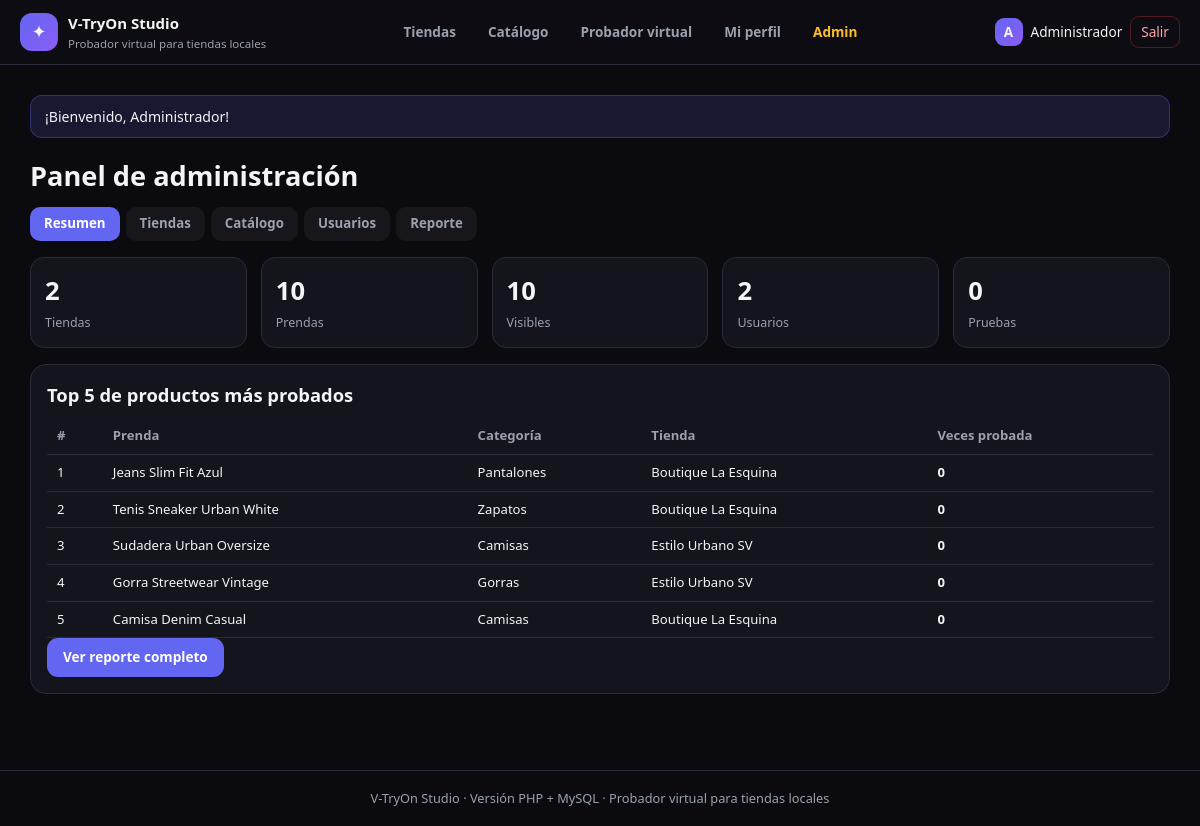
The app's page /php/admin/index.php (signed in) with its own data.
### tables this page shows
CREATE TABLE ajustes (
  id                   TINYINT UNSIGNED PRIMARY KEY DEFAULT 1,
  nombre_sitio         VARCHAR(80)  NOT NULL,
  eslogan              VARCHAR(160),
  permitir_registro    BOOLEAN NOT NULL DEFAULT TRUE,
  mostrar_precios      BOOLEAN NOT NULL DEFAULT TRUE,
  ajuste_auto_defecto  BOOLEAN NOT NULL DEFAULT TRUE,
  quitar_fondo_defecto BOOLEAN NOT NULL DEFAULT TRUE,
  fecha_actualizacion  DATETIME NOT NULL DEFAULT CURRENT_TIMESTAMP ON UPDATE CURRENT_TIMESTAMP,
  CONSTRAINT chk_ajustes_unica CHECK (id = 1)
);

CREATE TABLE prendas (
  id                  INT UNSIGNED AUTO_INCREMENT PRIMARY KEY,
  tienda_id           INT UNSIGNED NULL,
  nombre              VARCHAR(120) NOT NULL,
  categoria_id        TINYINT UNSIGNED NOT NULL,
  color               VARCHAR(40)  NOT NULL DEFAULT 'Varios',
  precio              DECIMAL(8,2) NOT NULL DEFAULT 0.00,
  tallas              VARCHAR(40)  NULL,
  existencias         INT UNSIGNED NOT NULL DEFAULT 0,
  imagen              VARCHAR(255) NOT NULL,         
  activa              BOOLEAN      NOT NULL DEFAULT TRUE,
  creado_por          INT UNSIGNED NULL,
  fecha_creacion      DATETIME NOT NULL DEFAULT CURRENT_TIMESTAMP,
  fecha_actualizacion DATETIME NOT NULL DEFAULT CURRENT_TIMESTAMP ON UPDATE CURRENT_TIMESTAMP,
  CONSTRAINT fk_prendas_tienda    FOREIGN KEY (tienda_id)    REFERENCES tiendas(id)   ON DELETE SET NULL,
  CONSTRAINT fk_prendas_categoria FOREIGN KEY (categoria_id) REFERENCES categorias(id),
  CONSTRAINT fk_prendas_creador   FOREIGN KEY (creado_por)   REFERENCES usuarios(id)  ON DELETE SET NULL,
  CONSTRAINT chk_prendas_precio   CHECK (precio >= 0)
);

### php/includes/config.php (called while the page is built, shortened)
<?php
function db(): PDO
{
    static $pdo = null;
    if ($pdo === null) {
        $dsn = 'mysql:host=' . DB_HOST . ';dbname=' . DB_NOMBRE . ';charset=utf8mb4';
        try {
            $pdo = new PDO($dsn, DB_USUARIO, DB_CLAVE, [
                PDO::ATTR_ERRMODE => PDO::ERRMODE_EXCEPTION,
                PDO::ATTR_DEFAULT_FETCH_MODE => PDO::FETCH_ASSOC,
                PDO::ATTR_EMULATE_PREPARES => false,
            ]);
        } catch (PDOException $e) {
            die('<p style="font-family:sans-serif;padding:20px">No se pudo conectar con MySQL. '
                . 'Revisa que XAMPP esté encendido y que hayas importado <b>database/vtryon_db.sql</b>.<br><br>'
                . 'Detalle: ' . htmlspecialchars($e->getMessage()) . '</p>');
        }
    }
    return $pdo;
}
function e(?string $texto): string
{
    return htmlspecialchars((string) $texto, ENT_QUOTES, 'UTF-8');
}
function usuarioActual(): ?array
{
    return $_SESSION['usuario'] ?? null;
}
function esAdmin(): bool
{
    $u = usuarioActual();
    return $u !== null && (int) $u['rol_id'] === 1;
}
function urlBase(): string
{
    $enAdmin = str_contains(str_replace('\\', '/', $_SERVER['SCRIPT_NAME'] ?? ''), '/admin/');
    return $enAdmin ? '../' : '';
}
function ajustes(): array
{
    static $cache = null;
    if ($cache === null) {
        $cache = db()->query('SELECT * FROM ajustes WHERE id = 1')->fetch() ?: [
            'nombre_sitio' => 'V-TryOn Studio',
            'eslogan' => 'Probador virtual para tiendas locales',
            'permitir_registro' => 1,
            'mostrar_precios' => 1,
            'ajuste_auto_defecto' => 1,
            'quitar_fondo_defecto' => 1,
        ];
    }
    return $cache;
}
function mensaje(string $texto = null): ?string
{
    $m = $_SESSION['mensaje'] ?? null;
    return $m;
}

### php/admin/index.php (the view, shortened to what this page needs)
<?php
require_once __DIR__ . '/../includes/config.php';
$r = db()->query('SELECT * FROM vista_resumen_admin')->fetch();
$top = db()->query('SELECT * FROM vista_mas_probadas LIMIT 5')->fetchAll();
require_once __DIR__ . '/../includes/header.php';
?>
<h1>Panel de administración</h1>
<nav class="sub-menu">
  <a class="activo" href="index.php">Resumen</a>
  <a href="tiendas.php">Tiendas</a>
  <a href="prendas.php">Catálogo</a>
  <a href="usuarios.php">Usuarios</a>
  <a href="reporte.php">Reporte</a>
</nav>
<div class="rejilla metricas">
  <div class="metrica"><strong><?= (int) $r['total_tiendas'] ?></strong><span>Tiendas</span></div>
  <div class="metrica"><strong><?= (int) $r['total_prendas'] ?></strong><span>Prendas</span></div>
  <div class="metrica"><strong><?= (int) $r['prendas_visibles'] ?></strong><span>Visibles</span></div>
  <div class="metrica"><strong><?= (int) $r['total_usuarios'] ?></strong><span>Usuarios</span></div>
  <div class="metrica"><strong><?= (int) $r['total_pruebas'] ?></strong><span>Pruebas</span></div>
</div>
<section class="panel">
  <h2>Top 5 de productos más probados</h2>
  <table class="tabla">
    <tr><th>#</th><th>Prenda</th><th>Categoría</th><th>Tienda</th><th>Veces probada</th></tr>
    <?php foreach ($top as $i => $t): ?>
      <tr><td><?= $i + 1 ?></td><td><?= e($t['nombre']) ?></td><td><?= e($t['categoria']) ?></td><td><?= e($t['tienda']) ?></td><td><strong><?= (int) $t['veces_probada'] ?></strong></td></tr>
    <?php endforeach; ?>
  </table>
  <a class="btn" href="reporte.php">Ver reporte completo</a>
</section>
<?php require_once __DIR__ . '/../includes/footer.php'; ?>

### php/includes/header.php (shortened to what this page needs)
<?php
require_once __DIR__ . '/config.php';
$cfg = ajustes();
$u = usuarioActual();
$base = urlBase();
?>
<!DOCTYPE html>
<html lang="es">
<head>
<link rel="stylesheet" href="<?= $base ?>assets/estilo.css">
</head>
<body>
<header class="barra">
  <a class="marca" href="<?= $base ?>index.php">
    <span class="logo">✦</span>
    <span>
      <strong><?= e($cfg['nombre_sitio']) ?></strong>
      <small><?= e($cfg['eslogan']) ?></small>
    </span>
  </a>
  <nav class="menu">
    <a href="<?= $base ?>index.php">Tiendas</a>
    <a href="<?= $base ?>catalogo.php">Catálogo</a>
    <a href="<?= $base ?>probador.php">Probador virtual</a>
    <?php if ($u): ?><a href="<?= $base ?>perfil.php">Mi perfil</a><?php endif; ?>
    <?php if (esAdmin()): ?><a class="destacado" href="<?= $base ?>admin/index.php">Admin</a><?php endif; ?>
  </nav>
  <div class="sesion">
    <?php if ($u): ?>
      <span class="avatar"><?= e(mb_strtoupper(mb_substr($u['nombre'], 0, 1))) ?></span>
      <span class="nombre"><?= e($u['nombre']) ?></span>
      <a class="btn-salir" href="<?= $base ?>logout.php">Salir</a>
    <?php else: ?>
      <a class="btn" href="<?= $base ?>login.php">Ingresar</a>
    <?php endif; ?>
  </div>
</header>
<main class="contenido">
<?php if ($m = mensaje()): ?><div class="aviso"><?= e($m) ?></div><?php endif; ?>

### php/includes/footer.php (shortened to what this page needs)
</main>
<footer class="pie">
  <?= e(ajustes()['nombre_sitio']) ?> · Versión PHP + MySQL · Probador virtual para tiendas locales
</footer>
</body>
</html>

### php/assets/estilo.css (style rules this page uses)
:root { --fondo: #0b0b0f; --panel: #14141c; --panel-2: #1c1c28; --borde: #2a2a3a; --texto: #f3f4f6; --gris: #9aa0ad; --indigo: #6366f1; --indigo-2: #8b5cf6; --verde: #10b981; --ambar: #f59e0b; --rojo: #ef4444; }
* { box-sizing: border-box; }
body { margin: 0; background: var(--fondo); color: var(--texto); font-family: "Segoe UI", system-ui, -apple-system, Arial, sans-serif; font-size: 15px; line-height: 1.5; }
a { color: #c7d2fe; text-decoration: none; }
h1 { font-size: 1.7rem; margin: 18px 0 6px; }
h2 { font-size: 1.15rem; margin: 0 0 10px; }
.barra { display: flex; flex-wrap: wrap; gap: 12px; align-items: center; justify-content: space-between; padding: 12px 20px; background: rgba(12,12,18,0.95); border-bottom: 1px solid var(--borde); position: sticky; top: 0; z-index: 20; }
.marca { display: flex; align-items: center; gap: 10px; color: var(--texto); }
.marca .logo { width: 38px; height: 38px; border-radius: 12px; display: grid; place-items: center; background: linear-gradient(135deg, var(--indigo), var(--indigo-2)); font-size: 18px; }
.marca small { display: block; font-size: 0.72rem; color: var(--gris); }
.menu { display: flex; gap: 4px; flex-wrap: wrap; }
.menu a { padding: 7px 14px; border-radius: 10px; font-size: 0.85rem; font-weight: 600; color: var(--gris); }
.menu a.destacado { color: #fbbf24; }
.sesion { display: flex; align-items: center; gap: 8px; font-size: 0.85rem; }
.avatar { width: 28px; height: 28px; border-radius: 9px; display: grid; place-items: center; font-weight: 700; background: linear-gradient(135deg, var(--indigo), var(--indigo-2)); }
.btn-salir { color: #fca5a5; border: 1px solid rgba(239,68,68,0.3); padding: 5px 10px; border-radius: 9px; }
.contenido { max-width: 1180px; margin: 0 auto; padding: 18px 20px 60px; }
.pie { border-top: 1px solid var(--borde); padding: 18px 20px; text-align: center; color: var(--gris); font-size: 0.8rem; }
.btn { display: inline-block; padding: 9px 16px; border-radius: 11px; border: 0; cursor: pointer; background: var(--indigo); color: #fff; font-size: 0.85rem; font-weight: 700; text-align: center; }
.panel { background: var(--panel); border: 1px solid var(--borde); border-radius: 16px; padding: 16px; margin-bottom: 16px; }
.rejilla { display: grid; gap: 14px; }
.rejilla.metricas { grid-template-columns: repeat(auto-fit, minmax(140px, 1fr)); margin-bottom: 16px; }
.metrica { background: var(--panel); border: 1px solid var(--borde); border-radius: 14px; padding: 14px; }
.metrica strong { display: block; font-size: 1.6rem; }
.metrica span { font-size: 0.78rem; color: var(--gris); }
.aviso { background: rgba(99,102,241,0.15); border: 1px solid rgba(99,102,241,0.35); padding: 10px 14px; border-radius: 12px; margin: 12px 0; font-size: 0.88rem; }
.tabla { width: 100%; border-collapse: collapse; font-size: 0.82rem; }
.tabla th, .tabla td { text-align: left; padding: 8px 10px; border-bottom: 1px solid var(--borde); vertical-align: middle; }
.tabla th { color: var(--gris); font-weight: 600; }
.sub-menu { display: flex; gap: 6px; flex-wrap: wrap; margin: 10px 0 16px; }
.sub-menu a { padding: 7px 14px; border-radius: 10px; background: rgba(255,255,255,0.05); font-size: 0.83rem; font-weight: 600; color: var(--gris); }
.sub-menu a.activo { background: var(--indigo); color: #fff; }

### records on screen
ajustes: nombre_sitio "V-TryOn Studio", eslogan "Probador virtual para tiendas locales"
prendas: nombre "Jeans Slim Fit Azul", categoria "Pantalones", tienda "Boutique La Esquina", veces_probada "0"
prendas: nombre "Tenis Sneaker Urban White", categoria "Zapatos", tienda "Boutique La Esquina", veces_probada "0"
prendas: nombre "Sudadera Urban Oversize", categoria "Camisas", tienda "Estilo Urbano SV", veces_probada "0"
prendas: nombre "Gorra Streetwear Vintage", categoria "Gorras", tienda "Estilo Urbano SV", veces_probada "0"
prendas: nombre "Camisa Denim Casual", categoria "Camisas", tienda "Boutique La Esquina", veces_probada "0"

### other values on screen
mb_strtoupper(mb_substr($u['nombre'], 0, 1)) "A"
$u['nombre'] "Administrador"
$m "¡Bienvenido, Administrador!"
$r['total_tiendas'] "2"
$r['total_prendas'] "10"
$r['prendas_visibles'] "10"
$r['total_usuarios'] "2"
$r['total_pruebas'] "0"
